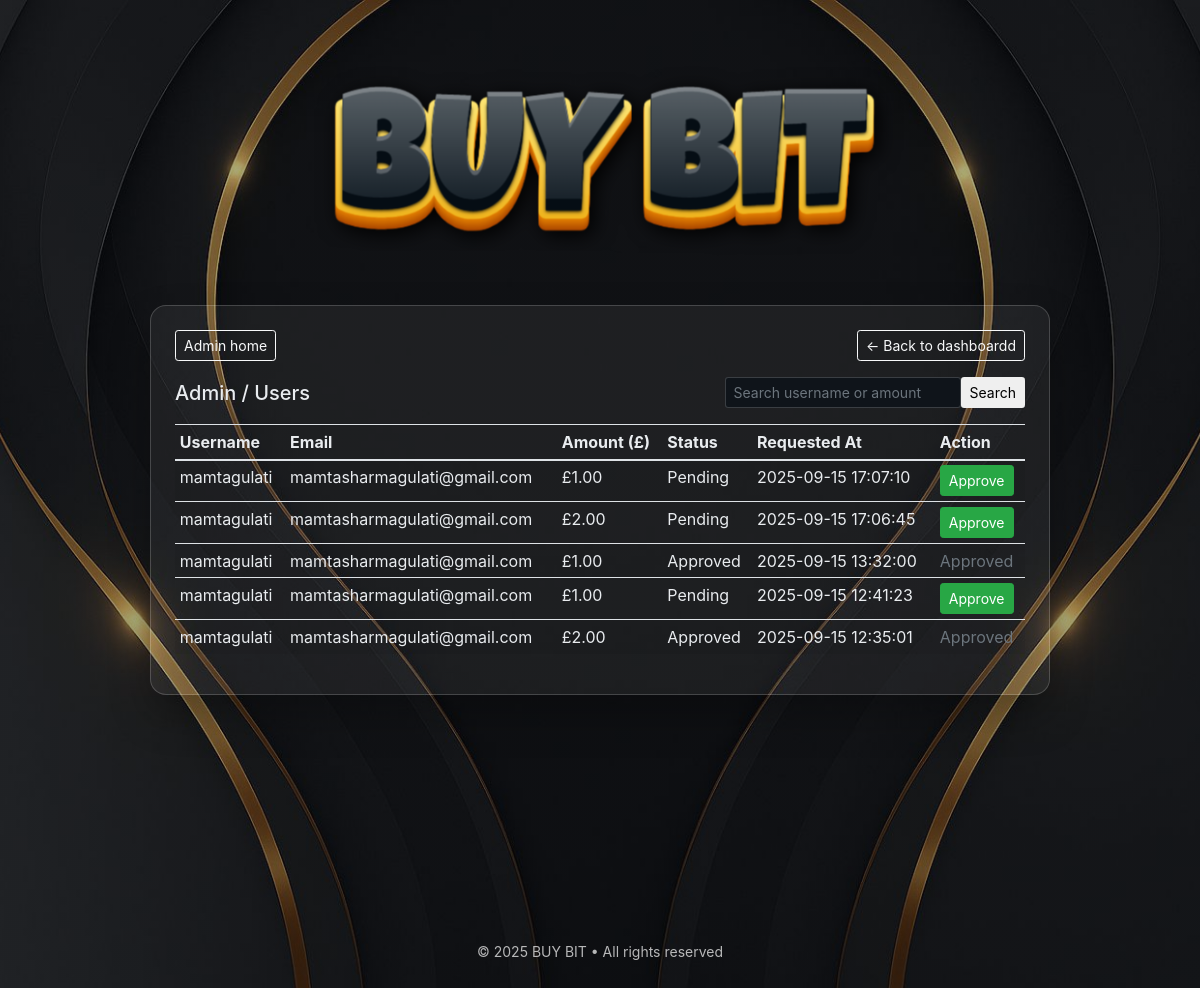
Page /admin/withdrawls (signed in) on the committed database.
### tables this page shows
CREATE TABLE withdrawals(
            id INTEGER PRIMARY KEY AUTOINCREMENT,
            user_id INTEGER NOT NULL,
            amount REAL NOT NULL,
            status TEXT DEFAULT 'pending',  -- pending, approved, rejected
            created_at DATETIME DEFAULT CURRENT_TIMESTAMP,
            FOREIGN KEY (user_id) REFERENCES users(id) ON DELETE CASCADE
        );

CREATE TABLE users (
            id INTEGER PRIMARY KEY AUTOINCREMENT,
            username TEXT NOT NULL UNIQUE,
            email TEXT NOT NULL UNIQUE,
            password TEXT NOT NULL,
            created_at TIMESTAMP NOT NULL DEFAULT CURRENT_TIMESTAMP
        , parent_id INTEGER, ref_code TEXT, paypal_email TEXT, is_admin INTEGER DEFAULT 0);

### app.py (the view)
@app.get("/admin/withdrawls")
@admin_required
def admin_users_withdrawls():
    if not is_admin():
        flash("Access denied", "danger")
        return redirect(url_for("login"))
    with get_db() as con:
        cur = con.cursor()
        requests = cur.execute("""
            SELECT w.id, w.user_id, w.amount, w.status, w.created_at,
                   u.username, u.email
            FROM withdrawals w
            JOIN users u ON w.user_id = u.id
            ORDER BY w.created_at DESC
        """).fetchall()
    return render_template("admin_users_withdrawls.html", requests=requests)

### app.py (called while the page is built)
def get_db():
    con = sqlite3.connect(DB_PATH, detect_types=sqlite3.PARSE_DECLTYPES)
    con.row_factory = sqlite3.Row
    return con

def current_user() -> Optional[str]:
    return session.get("username")

def is_logged_in() -> bool:
    return "username" in session

@app.context_processor
def inject_bg_defaults():
    return {
        "bg_video_url": os.getenv("BG_VIDEO_URL") or None,
        "bg_image_url": url_for("static", filename="img/bg.jpg"),
        "bg_dim": os.getenv("BG_DIM", ".35"),
        "show_dev_tools": SHOW_DEV_TOOLS,
        "PRICE_GBP": PRICE_GBP,
        "back_to_dashboard_url": url_for("dashboard") if is_logged_in() else url_for("login")
    }

@app.context_processor
def _back_link_ctx():
    return {"back_to_dashboard_url": url_for("dashboard")}

def admin_required(fn):
    @wraps(fn)
    def wrapper(*args, **kwargs):
        if not is_logged_in():
            return redirect(url_for("login", next=request.path))
        con = get_db(); cur = con.cursor()
        row = cur.execute("SELECT is_admin FROM users WHERE username=?", (current_user(),)).fetchone()
        con.close()
        if not row or not row["is_admin"]:
            abort(403)
        return fn(*args, **kwargs)
    return wrapper

@app.before_request
def _legacy_safe_login_catcher():
    if request.path == "/_alias/safeLogin":
        if "username" in session:
            return redirect(url_for("dashboard"))
        return redirect(url_for("login"))

def is_admin() -> bool:
    username = session.get("username")
    if not username:
        return False
    with get_db() as con:
        cur = con.cursor()
        row = cur.execute(
            "SELECT is_admin FROM users WHERE username = ?", (username,)
        ).fetchone()
    if row:
        return row["is_admin"] == 1
    return False

### templates/admin_users_withdrawls.html (shortened to what this page needs)
{% extends "base.html" %}
{% block content %}
<div class="container">
  <div class="glass-box p-4">
    <div class="d-flex justify-content-between align-items-center mb-3">
      <a class="btn btn-sm btn-outline-light" href="{{ url_for('admin_home') }}">Admin home</a>
      <a class="btn btn-sm btn-outline-light" href="{{ url_for('dashboard') }}">← Back to dashboardd</a>
    </div>
    <div class="d-flex justify-content-between align-items-center mb-3">
      <h5 class="m-0">Admin / Users</h5>
      <form method="get" class="d-flex gap-2">
        <input class="form-control form-control-sm" name="q" value="{{ q or '' }}" placeholder="Search username or amount">
        <button class="btn btn-sm btn-outline-gold">Search</button>
      </form>
    </div>
    <div class="table-responsive">
      <table class="table table-sm table-striped">
            <thead>
                <tr>
                    <th>Username</th>
                    <th>Email</th>
                    <th>Amount (£)</th>
                    <th>Status</th>
                    <th>Requested At</th>
                    <th>Action</th>
                </tr>
            </thead>
            <tbody>
                {% for r in requests %}
                <tr>
                    <td>{{ r.username }}</td>
                    <td>{{ r.email or '-' }}</td>
                    <td>£{{ "%.2f"|format(r.amount) }}</td>
                    <td>{{ r.status.title() }}</td>
                    <td>{{ r.created_at }}</td>
                    <td>
                        {% if r.status == 'pending' %}
                        <form method="post" action="{{ url_for('approve_withdrawal') }}">
                            <button class="btn btn-sm btn-success">Approve</button>
                        </form>
                        {% else %}
                        <span class="text-muted">Approved</span>
                        {% endif %}
                    </td>
                </tr>
                {% endfor %}
            </tbody>
        </table>
    </div>
  </div>
</div>
{% endblock %}

### static/style.css (style rules this page uses)
:root { --bb-glass-bg: rgba(255,255,255,0.06); --bb-glass-brd: rgba(255,255,255,0.18); --bb-shadow : 0 20px 40px rgba(0,0,0,0.25); --bg-dim: .35; }
html, body { height: 100%; margin: 0; }
html, body { background: #0b0f14 !important; }
body { color: #e9ecef; overflow-x: hidden; }
.has-bg { position: relative; min-height: 100%; isolation: isolate; }
.has-bg.bg-image::before { content: ""; position: fixed; inset: 0; background-image: linear-gradient( rgba(11, 15, 20, var(--bg-dim)), rgba(11, 15, 20, var(--bg-dim)) ), var(--bg-image); background-position: center; background-size: cover; background-repeat: no-repeat; pointer-events: none; z-index: 0; }
.has-bg::after { content: ""; position: fixed; inset: 0; background:#0b0f14; z-index:-1; }
.glass-box { background: var(--bb-glass-bg); border: 1px solid var(--bb-glass-brd); border-radius: 16px; box-shadow: var(--bb-shadow); }
.form-control { background:#0f141a; border-color: rgba(255,255,255,.18); color:#e9ecef; }
.btn-outline-gold { --bs-btn-color:#f1c40f; --bs-btn-border-color:#f1c40f; --bs-btn-hover-bg:#f1c40f; --bs-btn-hover-color:#0b0f14; --bs-btn-hover-border-color:#f1c40f; }

### rows in the picture
withdrawals: username "mamtagulati", email "mamtasharmagulati@gmail.com", amount "1.00", status "Pending", created_at "2025-09-15 17:07:10"
withdrawals: username "mamtagulati", email "mamtasharmagulati@gmail.com", amount "2.00", status "Pending", created_at "2025-09-15 17:06:45"
withdrawals: username "mamtagulati", email "mamtasharmagulati@gmail.com", amount "1.00", status "Approved", created_at "2025-09-15 13:32:00"
withdrawals: username "mamtagulati", email "mamtasharmagulati@gmail.com", amount "1.00", status "Pending", created_at "2025-09-15 12:41:23"
withdrawals: username "mamtagulati", email "mamtasharmagulati@gmail.com", amount "2.00", status "Approved", created_at "2025-09-15 12:35:01"
